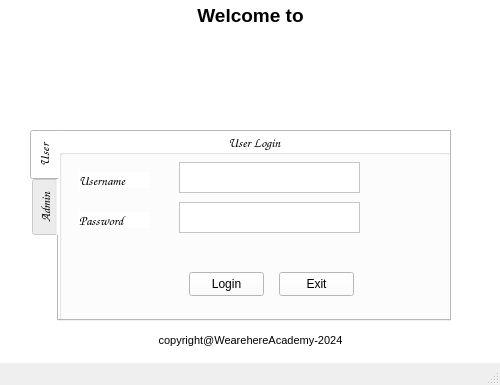
<?xml version="1.0" encoding="UTF-8"?>
<ui version="4.0">
 <class>MainWindow</class>
 <widget class="QMainWindow" name="MainWindow">
  <property name="geometry">
   <rect>
    <x>0</x>
    <y>0</y>
    <width>500</width>
    <height>385</height>
   </rect>
  </property>
  <property name="minimumSize">
   <size>
    <width>500</width>
    <height>385</height>
   </size>
  </property>
  <property name="maximumSize">
   <size>
    <width>500</width>
    <height>385</height>
   </size>
  </property>
  <property name="windowTitle">
   <string>MainWindow</string>
  </property>
  <widget class="QWidget" name="centralwidget">
   <widget class="QFrame" name="frame_login_main">
    <property name="geometry">
     <rect>
      <x>0</x>
      <y>0</y>
      <width>600</width>
      <height>415</height>
     </rect>
    </property>
    <property name="minimumSize">
     <size>
      <width>600</width>
      <height>415</height>
     </size>
    </property>
    <property name="maximumSize">
     <size>
      <width>600</width>
      <height>415</height>
     </size>
    </property>
    <property name="autoFillBackground">
     <bool>false</bool>
    </property>
    <property name="styleSheet">
     <string notr="true">background-color: rgb(255, 255, 255);</string>
    </property>
    <property name="frameShape">
     <enum>QFrame::Panel</enum>
    </property>
    <property name="frameShadow">
     <enum>QFrame::Raised</enum>
    </property>
    <widget class="QLabel" name="werhere_image_label">
     <property name="geometry">
      <rect>
       <x>20</x>
       <y>30</y>
       <width>471</width>
       <height>71</height>
      </rect>
     </property>
     <property name="styleSheet">
      <string notr="true">background-color: rgba(255, 255, 255, 0);</string>
     </property>
     <property name="text">
      <string/>
     </property>
     <property name="pixmap">
      <pixmap>../VsCode_Gitbub/VIT4-Python-Module-Week7/werhere_image.png</pixmap>
     </property>
    </widget>
    <widget class="QTabWidget" name="login_tabWidget">
     <property name="geometry">
      <rect>
       <x>30</x>
       <y>130</y>
       <width>421</width>
       <height>191</height>
      </rect>
     </property>
     <property name="minimumSize">
      <size>
       <width>421</width>
       <height>191</height>
      </size>
     </property>
     <property name="maximumSize">
      <size>
       <width>421</width>
       <height>191</height>
      </size>
     </property>
     <property name="font">
      <font>
       <family>Comic Sans MS</family>
       <pointsize>10</pointsize>
       <bold>false</bold>
      </font>
     </property>
     <property name="styleSheet">
      <string notr="true"/>
     </property>
     <property name="tabPosition">
      <enum>QTabWidget::West</enum>
     </property>
     <property name="tabShape">
      <enum>QTabWidget::Rounded</enum>
     </property>
     <property name="currentIndex">
      <number>0</number>
     </property>
     <widget class="QWidget" name="user_login">
      <attribute name="title">
       <string>User</string>
      </attribute>
      <widget class="QGroupBox" name="user_login_groupBox">
       <property name="geometry">
        <rect>
         <x>0</x>
         <y>0</y>
         <width>391</width>
         <height>191</height>
        </rect>
       </property>
       <property name="font">
        <font>
         <family>Comic Sans MS</family>
         <pointsize>10</pointsize>
         <bold>true</bold>
        </font>
       </property>
       <property name="title">
        <string>User Login</string>
       </property>
       <property name="alignment">
        <set>Qt::AlignCenter</set>
       </property>
       <widget class="QPushButton" name="user_login_pushButton">
        <property name="geometry">
         <rect>
          <x>130</x>
          <y>140</y>
          <width>75</width>
          <height>24</height>
         </rect>
        </property>
        <property name="styleSheet">
         <string notr="true">QPushButton:hover {

                  background-color: qlineargradient(spread:pad, x1:0, y1:0, x2:0, y2:1, stop:0 rgba(0,157, 255, 255), stop:1 rgba(30, 206, 255, 255));
                  color: rgb(255, 255, 255);
                  }

QPushButton:pressed {
                    background-color: rgb(255, 255, 255);
                    color: rgb(0, 0, 255);
                    }</string>
        </property>
        <property name="text">
         <string>Login</string>
        </property>
       </widget>
       <widget class="QPushButton" name="user_exit_pushButton">
        <property name="geometry">
         <rect>
          <x>220</x>
          <y>140</y>
          <width>75</width>
          <height>24</height>
         </rect>
        </property>
        <property name="styleSheet">
         <string notr="true">QPushButton:hover {

                  background-color: qlineargradient(spread:pad, x1:0, y1:0, x2:0, y2:1, stop:0 rgba(0,157, 255, 255), stop:1 rgba(30, 206, 255, 255));
                  color: rgb(255, 255, 255);
                  }

QPushButton:pressed {
                    background-color: rgb(255, 255, 255);
                    color: rgb(0, 0, 255);
                    }</string>
        </property>
        <property name="text">
         <string>Exit</string>
        </property>
       </widget>
       <widget class="QLabel" name="user_name_label">
        <property name="geometry">
         <rect>
          <x>20</x>
          <y>40</y>
          <width>71</width>
          <height>16</height>
         </rect>
        </property>
        <property name="font">
         <font>
          <family>Comic Sans MS</family>
          <pointsize>10</pointsize>
          <bold>true</bold>
         </font>
        </property>
        <property name="text">
         <string>Username</string>
        </property>
       </widget>
       <widget class="QLabel" name="password_label">
        <property name="geometry">
         <rect>
          <x>20</x>
          <y>80</y>
          <width>71</width>
          <height>16</height>
         </rect>
        </property>
        <property name="font">
         <font>
          <family>Comic Sans MS</family>
          <pointsize>10</pointsize>
          <bold>true</bold>
         </font>
        </property>
        <property name="text">
         <string>Password</string>
        </property>
       </widget>
       <widget class="QTextEdit" name="user_name_textEdit">
        <property name="geometry">
         <rect>
          <x>120</x>
          <y>30</y>
          <width>181</width>
          <height>31</height>
         </rect>
        </property>
        <property name="toolTip">
         <string>&lt;html&gt;&lt;head/&gt;&lt;body&gt;&lt;p align=&quot;center&quot;&gt;Username&lt;/p&gt;&lt;/body&gt;&lt;/html&gt;</string>
        </property>
        <property name="whatsThis">
         <string>&lt;!DOCTYPE HTML PUBLIC &quot;-//W3C//DTD HTML 4.0//EN&quot; &quot;http://www.w3.org/TR/REC-html40/strict.dtd&quot;&gt;
&lt;html&gt;&lt;head&gt;&lt;meta name=&quot;qrichtext&quot; content=&quot;1&quot; /&gt;&lt;meta charset=&quot;utf-8&quot; /&gt;&lt;style type=&quot;text/css&quot;&gt;
p, li { white-space: pre-wrap; }
hr { height: 1px; border-width: 0; }
li.unchecked::marker { content: &quot;\2610&quot;; }
li.checked::marker { content: &quot;\2612&quot;; }
&lt;/style&gt;&lt;/head&gt;&lt;body style=&quot; font-family:'Segoe UI'; font-size:9pt; font-weight:400; font-style:normal;&quot;&gt;
&lt;p style=&quot;-qt-paragraph-type:empty; margin-top:0px; margin-bottom:0px; margin-left:0px; margin-right:0px; -qt-block-indent:0; text-indent:0px;&quot;&gt;&lt;br /&gt;&lt;/p&gt;&lt;/body&gt;&lt;/html&gt;</string>
        </property>
        <property name="styleSheet">
         <string notr="true">QTextEdit:hover {

                  background-color: qlineargradient(spread:pad, x1:0, y1:0, x2:0, y2:1, stop:0 rgba(0,157, 255, 255), stop:1 rgba(30, 206, 255, 255));
                  color: rgb(255, 255, 255);
                  }

QTextEdit:pressed {
                    background-color: rgb(255, 255, 255);
                    color: rgb(0, 0, 255);
                    }</string>
        </property>
       </widget>
       <widget class="QTextEdit" name="password_textEdit">
        <property name="geometry">
         <rect>
          <x>120</x>
          <y>70</y>
          <width>181</width>
          <height>31</height>
         </rect>
        </property>
        <property name="styleSheet">
         <string notr="true">QTextEdit:hover {

                  background-color: qlineargradient(spread:pad, x1:0, y1:0, x2:0, y2:1, stop:0 rgba(0,157, 255, 255), stop:1 rgba(30, 206, 255, 255));
                  color: rgb(255, 255, 255);
                  }

QTextEdit:pressed {
                    background-color: rgb(255, 255, 255);
                    color: rgb(0, 0, 255);
                    }</string>
        </property>
       </widget>
      </widget>
     </widget>
     <widget class="QWidget" name="admin_login">
      <attribute name="title">
       <string>Admin</string>
      </attribute>
      <widget class="QGroupBox" name="admin_login_groupBox">
       <property name="geometry">
        <rect>
         <x>0</x>
         <y>0</y>
         <width>388</width>
         <height>183</height>
        </rect>
       </property>
       <property name="minimumSize">
        <size>
         <width>388</width>
         <height>181</height>
        </size>
       </property>
       <property name="maximumSize">
        <size>
         <width>388</width>
         <height>183</height>
        </size>
       </property>
       <property name="font">
        <font>
         <family>Comic Sans MS</family>
         <pointsize>10</pointsize>
         <bold>true</bold>
        </font>
       </property>
       <property name="styleSheet">
        <string notr="true">background-color: rgb(255, 255, 255);</string>
       </property>
       <property name="title">
        <string>Admin Login</string>
       </property>
       <property name="alignment">
        <set>Qt::AlignCenter</set>
       </property>
       <widget class="QPushButton" name="admin_login_pushButton">
        <property name="geometry">
         <rect>
          <x>110</x>
          <y>140</y>
          <width>75</width>
          <height>24</height>
         </rect>
        </property>
        <property name="styleSheet">
         <string notr="true">

QPushButton:hover {

                  background-color: qlineargradient(spread:pad, x1:0, y1:0, x2:0,               y2:1, stop:0 rgba(0,157, 255, 255), stop:1 rgba(30, 206, 255, 255));
                  color: rgb(255, 255, 255);
                  }

QPushButton:pressed {
                    background-color: rgb(255, 255, 255);
                    color: rgb(0, 0, 255);
                    }</string>
        </property>
        <property name="text">
         <string>Login</string>
        </property>
       </widget>
       <widget class="QPushButton" name="admin_exit_pushButton">
        <property name="geometry">
         <rect>
          <x>200</x>
          <y>140</y>
          <width>75</width>
          <height>24</height>
         </rect>
        </property>
        <property name="styleSheet">
         <string notr="true">QPushButton:hover {

                  background-color: qlineargradient(spread:pad, x1:0, y1:0, x2:0, y2:1, stop:0 rgba(0,157, 255, 255), stop:1 rgba(30, 206, 255, 255));
                  color: rgb(255, 255, 255);
                  }

QPushButton:pressed {
                    background-color: rgb(255, 255, 255);
                    color: rgb(0, 0, 255);
                    }</string>
        </property>
        <property name="text">
         <string>Exit</string>
        </property>
       </widget>
       <widget class="QTextEdit" name="admin_user_name_textEdit">
        <property name="geometry">
         <rect>
          <x>120</x>
          <y>30</y>
          <width>181</width>
          <height>31</height>
         </rect>
        </property>
        <property name="styleSheet">
         <string notr="true">QTextEdit:hover {

                  background-color: qlineargradient(spread:pad, x1:0, y1:0, x2:0, y2:1, stop:0 rgba(0,157, 255, 255), stop:1 rgba(30, 206, 255, 255));
                  color: rgb(255, 255, 255);
                  }

QTextEdit:pressed {
                    background-color: rgb(255, 255, 255);
                    color: rgb(0, 0, 255);
                    }</string>
        </property>
       </widget>
       <widget class="QLabel" name="admin_password_label">
        <property name="geometry">
         <rect>
          <x>20</x>
          <y>80</y>
          <width>71</width>
          <height>16</height>
         </rect>
        </property>
        <property name="font">
         <font>
          <family>Comic Sans MS</family>
          <pointsize>10</pointsize>
          <bold>true</bold>
         </font>
        </property>
        <property name="text">
         <string>Password</string>
        </property>
       </widget>
       <widget class="QTextEdit" name="admin_password_textEdit">
        <property name="geometry">
         <rect>
          <x>120</x>
          <y>70</y>
          <width>181</width>
          <height>31</height>
         </rect>
        </property>
        <property name="styleSheet">
         <string notr="true">QTextEdit:hover {

                  background-color: qlineargradient(spread:pad, x1:0, y1:0, x2:0, y2:1, stop:0 rgba(0,157, 255, 255), stop:1 rgba(30, 206, 255, 255));
                  color: rgb(255, 255, 255);
                  }

QTextEdit:pressed {
                    background-color: rgb(255, 255, 255);
                    color: rgb(0, 0, 255);
                    }</string>
        </property>
       </widget>
       <widget class="QLabel" name="admin_user_name_label">
        <property name="geometry">
         <rect>
          <x>20</x>
          <y>40</y>
          <width>71</width>
          <height>16</height>
         </rect>
        </property>
        <property name="font">
         <font>
          <family>Comic Sans MS</family>
          <pointsize>10</pointsize>
          <bold>true</bold>
         </font>
        </property>
        <property name="text">
         <string>Username</string>
        </property>
       </widget>
      </widget>
     </widget>
    </widget>
    <widget class="QTextEdit" name="welkomTextEdit_2">
     <property name="geometry">
      <rect>
       <x>0</x>
       <y>330</y>
       <width>501</width>
       <height>31</height>
      </rect>
     </property>
     <property name="font">
      <font>
       <pointsize>10</pointsize>
      </font>
     </property>
     <property name="styleSheet">
      <string notr="true">background-color: rgba(255, 255, 255, 0);</string>
     </property>
     <property name="frameShape">
      <enum>QFrame::NoFrame</enum>
     </property>
     <property name="html">
      <string>&lt;!DOCTYPE HTML PUBLIC &quot;-//W3C//DTD HTML 4.0//EN&quot; &quot;http://www.w3.org/TR/REC-html40/strict.dtd&quot;&gt;
&lt;html&gt;&lt;head&gt;&lt;meta name=&quot;qrichtext&quot; content=&quot;1&quot; /&gt;&lt;meta charset=&quot;utf-8&quot; /&gt;&lt;style type=&quot;text/css&quot;&gt;
p, li { white-space: pre-wrap; }
hr { height: 1px; border-width: 0; }
li.unchecked::marker { content: &quot;\2610&quot;; }
li.checked::marker { content: &quot;\2612&quot;; }
&lt;/style&gt;&lt;/head&gt;&lt;body style=&quot; font-family:'Segoe UI'; font-size:10pt; font-weight:400; font-style:normal;&quot;&gt;
&lt;p align=&quot;center&quot; style=&quot; margin-top:0px; margin-bottom:0px; margin-left:0px; margin-right:0px; -qt-block-indent:0; text-indent:0px;&quot;&gt;&lt;span style=&quot; font-size:8pt;&quot;&gt;copyright@WearehereAcademy-2024&lt;/span&gt;&lt;/p&gt;&lt;/body&gt;&lt;/html&gt;</string>
     </property>
    </widget>
    <widget class="QTextEdit" name="welkomTextEdit">
     <property name="geometry">
      <rect>
       <x>20</x>
       <y>0</y>
       <width>461</width>
       <height>41</height>
      </rect>
     </property>
     <property name="font">
      <font>
       <pointsize>10</pointsize>
      </font>
     </property>
     <property name="styleSheet">
      <string notr="true">background-color: rgba(255, 255, 255, 0);</string>
     </property>
     <property name="frameShape">
      <enum>QFrame::NoFrame</enum>
     </property>
     <property name="html">
      <string>&lt;!DOCTYPE HTML PUBLIC &quot;-//W3C//DTD HTML 4.0//EN&quot; &quot;http://www.w3.org/TR/REC-html40/strict.dtd&quot;&gt;
&lt;html&gt;&lt;head&gt;&lt;meta name=&quot;qrichtext&quot; content=&quot;1&quot; /&gt;&lt;meta charset=&quot;utf-8&quot; /&gt;&lt;style type=&quot;text/css&quot;&gt;
p, li { white-space: pre-wrap; }
hr { height: 1px; border-width: 0; }
li.unchecked::marker { content: &quot;\2610&quot;; }
li.checked::marker { content: &quot;\2612&quot;; }
&lt;/style&gt;&lt;/head&gt;&lt;body style=&quot; font-family:'Segoe UI'; font-size:10pt; font-weight:400; font-style:normal;&quot;&gt;
&lt;p align=&quot;center&quot; style=&quot; margin-top:0px; margin-bottom:0px; margin-left:0px; margin-right:0px; -qt-block-indent:0; text-indent:0px;&quot;&gt;&lt;span style=&quot; font-size:14pt; font-weight:700;&quot;&gt;Welcome to&lt;/span&gt;&lt;/p&gt;&lt;/body&gt;&lt;/html&gt;</string>
     </property>
    </widget>
   </widget>
  </widget>
  <widget class="QMenuBar" name="menubar">
   <property name="geometry">
    <rect>
     <x>0</x>
     <y>0</y>
     <width>500</width>
     <height>22</height>
    </rect>
   </property>
  </widget>
  <widget class="QStatusBar" name="statusbar"/>
 </widget>
 <resources/>
 <connections/>
</ui>
